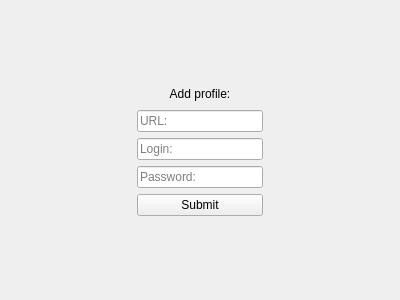
<?xml version="1.0" encoding="UTF-8"?>
<ui version="4.0">
 <class>PasswordForm</class>
 <widget class="QWidget" name="PasswordForm">
  <property name="geometry">
   <rect>
    <x>0</x>
    <y>0</y>
    <width>400</width>
    <height>300</height>
   </rect>
  </property>
  <property name="minimumSize">
   <size>
    <width>0</width>
    <height>0</height>
   </size>
  </property>
  <property name="windowTitle">
   <string>Form</string>
  </property>
  <layout class="QGridLayout" name="gridLayout">
   <item row="0" column="1">
    <spacer name="verticalSpacer">
     <property name="orientation">
      <enum>Qt::Orientation::Vertical</enum>
     </property>
     <property name="sizeHint" stdset="0">
      <size>
       <width>20</width>
       <height>61</height>
      </size>
     </property>
    </spacer>
   </item>
   <item row="1" column="0">
    <spacer name="horizontalSpacer_7">
     <property name="orientation">
      <enum>Qt::Orientation::Horizontal</enum>
     </property>
     <property name="sizeHint" stdset="0">
      <size>
       <width>120</width>
       <height>20</height>
      </size>
     </property>
    </spacer>
   </item>
   <item row="1" column="1">
    <widget class="QLabel" name="label">
     <property name="text">
      <string>Add profile:</string>
     </property>
     <property name="alignment">
      <set>Qt::AlignmentFlag::AlignCenter</set>
     </property>
    </widget>
   </item>
   <item row="1" column="2">
    <spacer name="horizontalSpacer_2">
     <property name="orientation">
      <enum>Qt::Orientation::Horizontal</enum>
     </property>
     <property name="sizeHint" stdset="0">
      <size>
       <width>120</width>
       <height>20</height>
      </size>
     </property>
    </spacer>
   </item>
   <item row="2" column="0">
    <spacer name="horizontalSpacer_9">
     <property name="orientation">
      <enum>Qt::Orientation::Horizontal</enum>
     </property>
     <property name="sizeHint" stdset="0">
      <size>
       <width>120</width>
       <height>20</height>
      </size>
     </property>
    </spacer>
   </item>
   <item row="2" column="1">
    <widget class="QLineEdit" name="lineEdit">
     <property name="placeholderText">
      <string>URL:</string>
     </property>
    </widget>
   </item>
   <item row="2" column="2">
    <spacer name="horizontalSpacer">
     <property name="orientation">
      <enum>Qt::Orientation::Horizontal</enum>
     </property>
     <property name="sizeHint" stdset="0">
      <size>
       <width>120</width>
       <height>20</height>
      </size>
     </property>
    </spacer>
   </item>
   <item row="3" column="0">
    <spacer name="horizontalSpacer_10">
     <property name="orientation">
      <enum>Qt::Orientation::Horizontal</enum>
     </property>
     <property name="sizeHint" stdset="0">
      <size>
       <width>120</width>
       <height>20</height>
      </size>
     </property>
    </spacer>
   </item>
   <item row="3" column="1">
    <widget class="QLineEdit" name="lineEdit_2">
     <property name="placeholderText">
      <string>Login:</string>
     </property>
    </widget>
   </item>
   <item row="3" column="2">
    <spacer name="horizontalSpacer_3">
     <property name="orientation">
      <enum>Qt::Orientation::Horizontal</enum>
     </property>
     <property name="sizeHint" stdset="0">
      <size>
       <width>120</width>
       <height>20</height>
      </size>
     </property>
    </spacer>
   </item>
   <item row="4" column="0">
    <spacer name="horizontalSpacer_8">
     <property name="orientation">
      <enum>Qt::Orientation::Horizontal</enum>
     </property>
     <property name="sizeHint" stdset="0">
      <size>
       <width>120</width>
       <height>20</height>
      </size>
     </property>
    </spacer>
   </item>
   <item row="4" column="1">
    <widget class="QLineEdit" name="lineEdit_3">
     <property name="placeholderText">
      <string>Password:</string>
     </property>
    </widget>
   </item>
   <item row="4" column="2">
    <spacer name="horizontalSpacer_4">
     <property name="orientation">
      <enum>Qt::Orientation::Horizontal</enum>
     </property>
     <property name="sizeHint" stdset="0">
      <size>
       <width>120</width>
       <height>20</height>
      </size>
     </property>
    </spacer>
   </item>
   <item row="5" column="0">
    <spacer name="horizontalSpacer_6">
     <property name="orientation">
      <enum>Qt::Orientation::Horizontal</enum>
     </property>
     <property name="sizeHint" stdset="0">
      <size>
       <width>120</width>
       <height>20</height>
      </size>
     </property>
    </spacer>
   </item>
   <item row="5" column="1">
    <widget class="QPushButton" name="pushButton">
     <property name="text">
      <string>Submit</string>
     </property>
    </widget>
   </item>
   <item row="5" column="2">
    <spacer name="horizontalSpacer_5">
     <property name="orientation">
      <enum>Qt::Orientation::Horizontal</enum>
     </property>
     <property name="sizeHint" stdset="0">
      <size>
       <width>120</width>
       <height>20</height>
      </size>
     </property>
    </spacer>
   </item>
   <item row="6" column="1">
    <spacer name="verticalSpacer_2">
     <property name="orientation">
      <enum>Qt::Orientation::Vertical</enum>
     </property>
     <property name="sizeHint" stdset="0">
      <size>
       <width>20</width>
       <height>60</height>
      </size>
     </property>
    </spacer>
   </item>
  </layout>
 </widget>
 <resources/>
 <connections/>
</ui>
